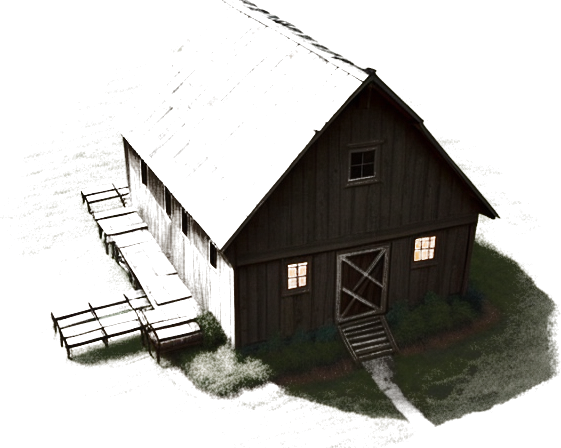
#> input picture game/art/plyn/barn_1.png, 561 x 448 px, given in place of КАДР, which was not available
$ python cut_prop.py 'КАДР' game/art/plyn/hata_a.png --box 0.20 0.53 0.41 0.76
#> lines starting #> are read from the running program, lines starting #| are printed output that depends on the picture; pictures that were not available may be replaced by others from this repository, and a replacement may not be noted
"""Вирізає окремий предмет із цілого кадру в спрайт із мʼякими краями.

Від `cut_band.py` відрізняється тим, що там смуга на всю ширину, а тут —
прямокутник довкола однієї речі: хати, криниці, паркана.

Тло під предметом не вибивається порогом навмисно. Хата стоїть на траві, і
трава під нею — та сама, що тепер лежить у грі землею. Тому дешевше й чесніше
лишити клапоть трави й розчинити краї: у грі він ляже на таку саму траву й
шва не буде. Вибивати силует по контуру доведеться тільки тоді, коли предмет
стоятиме на чомусь іншому.

    python tools/cut_prop.py КАДР game/art/plyn/hata_a.png --box 0.20 0.53 0.41 0.76
"""
import argparse
import os

from PIL import Image, ImageChops

ROOT = os.path.dirname(os.path.dirname(os.path.abspath(__file__)))


def ramp(n: int, head: int, tail: int) -> list[int]:
    """Градієнт 0→255→0 із заданими довжинами підйому й спаду."""
    out = [255] * n
    for i in range(min(head, n)):
        out[i] = int(i / float(head) * 255)
    for i in range(min(tail, n)):
        out[n - 1 - i] = min(out[n - 1 - i], int(i / float(tail) * 255))
    return out


def cut(
    img: Image.Image, box: tuple, fade: tuple
) -> Image.Image:
#> called with box = (0.2, 0.53, 0.41, 0.76), fade = (0.1, 0.1, 0.1, 0.16)
    w, h = img.size
#> w = 561; h = 448
    l, t, r, b = box
#> l = 0.2; t = 0.53; r = 0.41; b = 0.76
    piece = img.convert("RGBA").crop((int(w * l), int(h * t), int(w * r), int(h * b)))
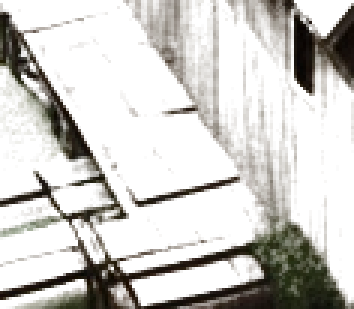
#> piece: PIL image 118x103 RGBA (shown 3 times larger); mean R, G, B, A 94.6, 82.8, 66.5, 62.7; transparent parts drawn white
    pw, ph = piece.size
#> pw = 118; ph = 103

    fl, ft, fr, fb = fade
#> fl = 0.1; ft = 0.1; fr = 0.1; fb = 0.16
    cols = ramp(pw, int(pw * fl), int(pw * fr))
#> cols = 118 values, max 255 at index 11, min 0 at index 0, mean 229
    rows = ramp(ph, int(ph * ft), int(ph * fb))
#> rows = 103 values, max 255 at index 10, min 0 at index 0, mean 220.2

    mx = Image.new("L", (pw, 1))
    mx.putdata(cols)
    my = Image.new("L", (1, ph))
    my.putdata(rows)

    mask = ImageChops.multiply(mx.resize((pw, ph)), my.resize((pw, ph)))
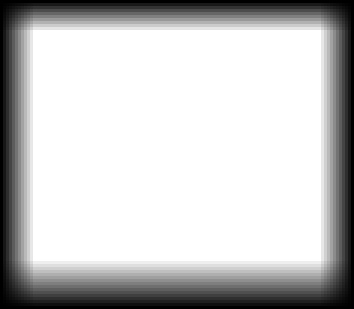
#> mask: PIL image 118x103 L (shown 3 times larger); min 0, max 255, mean 197.8
    piece.putalpha(ImageChops.multiply(piece.split()[3], mask))
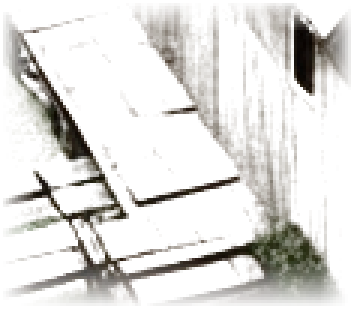
#> piece: PIL image 118x103 RGBA (shown 3 times larger); mean R, G, B, A 94.6, 82.8, 66.5, 41.6; transparent parts drawn white
    return piece


def main() -> None:
    ap = argparse.ArgumentParser(description="Предмет із цілого кадру в спрайт")
    ap.add_argument("src")
    ap.add_argument("dst")
    ap.add_argument("--box", nargs=4, type=float, required=True,
                    metavar=("Л", "В", "П", "Н"))
    ap.add_argument("--fade", nargs=4, type=float,
                    default=[0.10, 0.10, 0.10, 0.16],
                    metavar=("Л", "В", "П", "Н"),
                    help="частка сторони, що розчиняється")
    args = ap.parse_args()

    src = args.src if os.path.isabs(args.src) else os.path.join(ROOT, args.src)
    dst = args.dst if os.path.isabs(args.dst) else os.path.join(ROOT, args.dst)

    out = cut(Image.open(src), tuple(args.box), tuple(args.fade))
    os.makedirs(os.path.dirname(dst), exist_ok=True)
    out.save(dst)
    print("%s  %s" % (dst, out.size))
#| game/art/plyn/hata_a.png  (118, 103)


if __name__ == "__main__":
    main()
